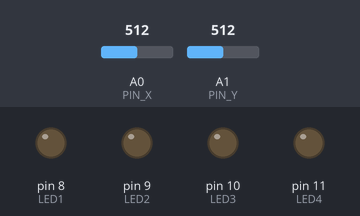
A sketch run on a simulated Arduino Uno, built with avr-gcc and run on an emulated ATmega328P. On the bench: output pins drawn as LEDs (lit = HIGH). The test bench sets the inputs (shaded band); at power-on: A1 (PIN_Y) = 512, A0 (PIN_X) = 512.

Above: at 1.2 s.
1.3 s: A1 (PIN_Y) set to 121
2.8 s: A1 (PIN_Y) set to 103
At 4.0 s:
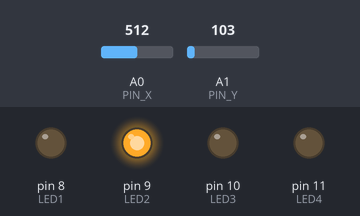
4.3 s: A0 (PIN_X) set to 68
5.8 s: A0 (PIN_X) set to 58
At 6.5 s:
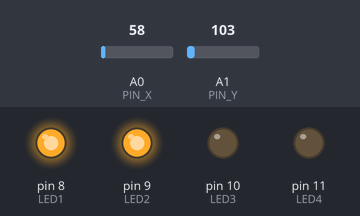
7.3 s: A1 (PIN_Y) set to 122
At 7.7 s:
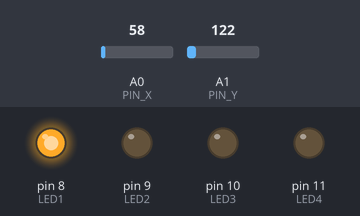
8.8 s: A0 (PIN_X) set to 1023
At 10.0 s:
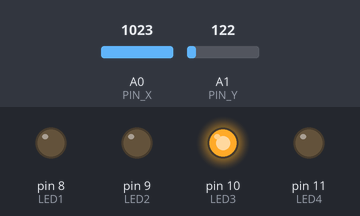
Timing chart, 0 to 11.3 s (numbered marks = the images above; inputs shaded):
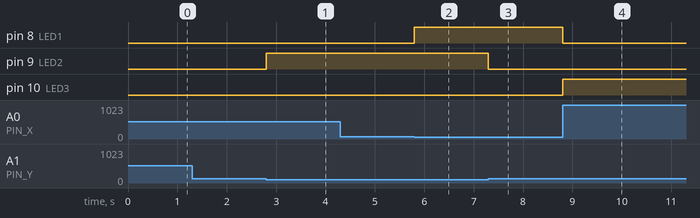

Measured:
- the behaviour switches between 112 and 111 on A1 (PIN_Y) (found by bisection; images 0 and 1)
- the behaviour switches between 62 and 61 on A0 (PIN_X) (found by bisection; images 1 and 2)
- after the input at 1.3 s, every drawn part: stays the same
- after the input at 2.8 s, pin 9 (LED2): LOW → HIGH at once
- after the input at 4.3 s, every drawn part: stays the same
- after the input at 5.8 s, pin 8 (LED1): LOW → HIGH at once
- after the input at 7.3 s, pin 9 (LED2): HIGH → LOW at once
- after the input at 8.8 s, pin 8 (LED1): HIGH → LOW at once; pin 10 (LED3): LOW → HIGH at once

The sketch:

main.ino
```cpp
/// Joystick com botão de pressão
///
///         o
///   ↓  ↓  ↓  ↓  ↓
///  GND 5v x  y  botão (pino-digital)
///         ↓  ↓
///        pino-analogico
///
/// Os pinos x e y realizam leituras entre 0 e 1023
/// Porem o valor inicial pode não ser zero, por isso
/// é preciso realizar uma leitura inicial (default x e y)

#define PIN_X A0
#define PIN_Y A1

#define LED1 8
#define LED2 9
#define LED3 10
#define LED4 11

int default_x = 0;
int default_y = 0;

void setup() {

	Serial.begin(57600);

	///
	pinMode( PIN_X, INPUT );
	pinMode( PIN_Y, INPUT );

	pinMode(LED1, OUTPUT);
	pinMode(LED2, OUTPUT);
	pinMode(LED3, OUTPUT);
	pinMode(LED4, OUTPUT);

	///
	default_x = analogRead( PIN_X );
	default_y = analogRead( PIN_Y );

}

void loop() {

	float x = (analogRead(PIN_X) - default_x) / 5.0;
	float y = (analogRead(PIN_Y) - default_y) / 5.0;

// 	Serial.print(x);
// 	Serial.print('\t');
// 	Serial.print(y);
// 	Serial.print('\n');
// 	delay(1000);

	digitalWrite( LED1, ( x < -90.0 )? HIGH : LOW );
	digitalWrite( LED2, ( y < -80.0 )? HIGH : LOW );
	digitalWrite( LED3, ( x >  90.0 )? HIGH : LOW );
	digitalWrite( LED4, ( y >  80.0 )? HIGH : LOW );

}
```
